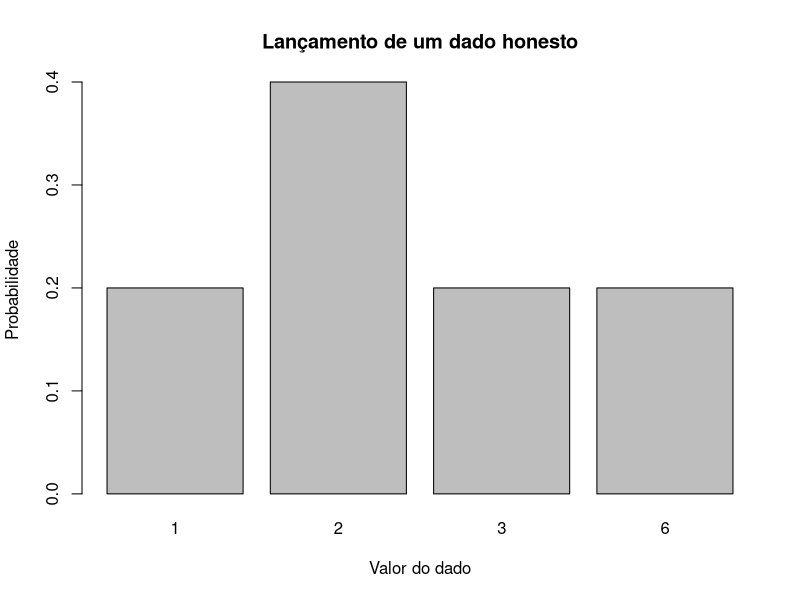

This chart was generated by the following R code:
#Funcao Dado Honesto
lancamento_dado = function (dado) {
  valores = c(1,2,3,4,5,6)
  dado <- sample (valores, dado, replace = T)
  Tabela <- table(dado)
  prob<- prop.table(Tabela)
  print (prob)
  barplot(prob, main="Lançamento de um dado honesto", xlab="Valor do dado", ylab="Probabilidade")
}
lancamento_dado(5)
